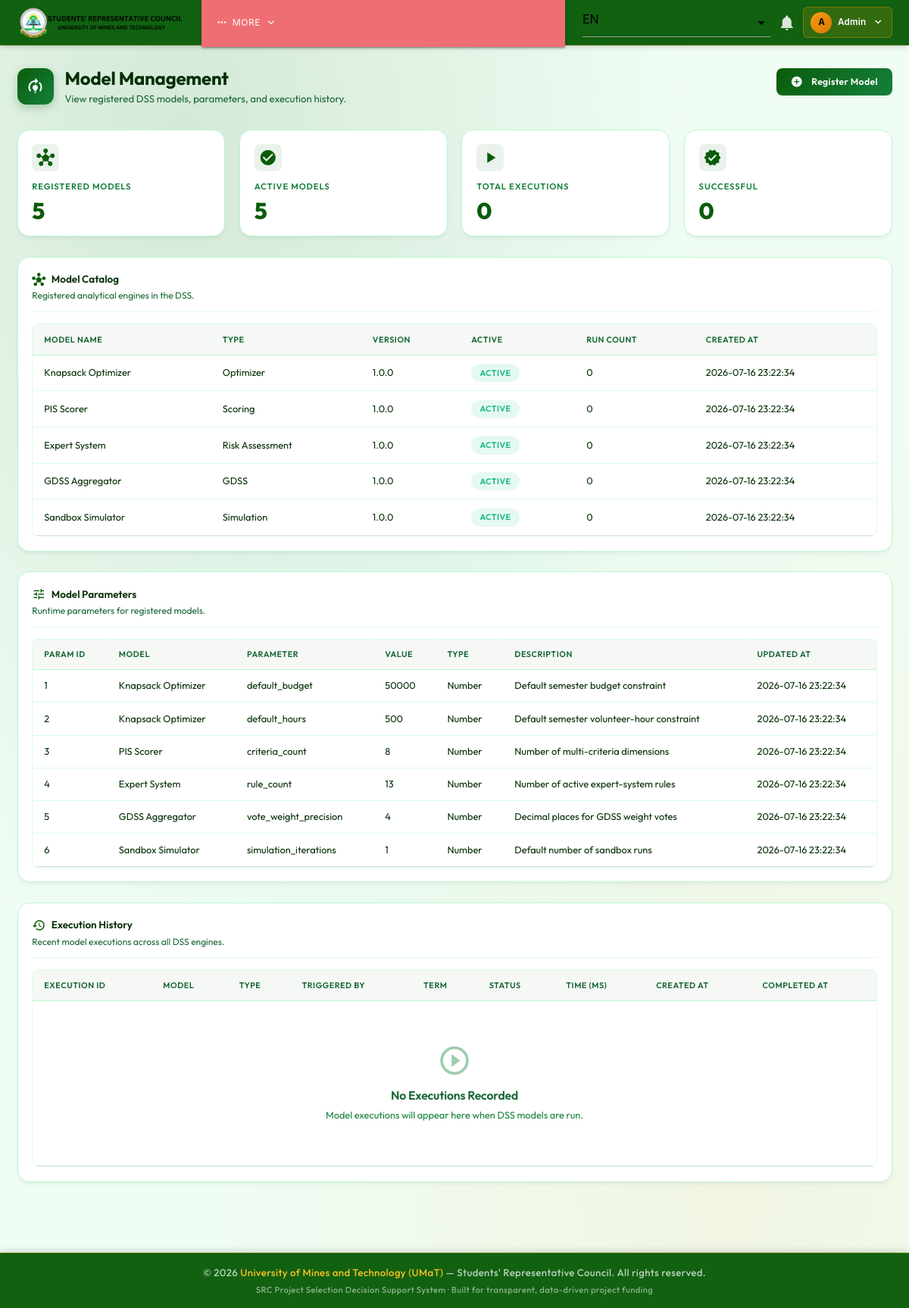
The page /views/model_management/admin_model_management.php (signed in) on the database its author committed.
### tables this page shows
CREATE TABLE dss_models (
    model_id      INT UNSIGNED AUTO_INCREMENT PRIMARY KEY,
    model_name    VARCHAR(255) NOT NULL,
    model_type    ENUM('Optimizer','Scoring','Risk Assessment','GDSS','Simulation') NOT NULL,
    description   TEXT NULL DEFAULT NULL,
    version       VARCHAR(50) NOT NULL DEFAULT '1.0.0',
    is_active     TINYINT(1) NOT NULL DEFAULT 1,
    created_at    TIMESTAMP NOT NULL DEFAULT CURRENT_TIMESTAMP,
    updated_at    TIMESTAMP NOT NULL DEFAULT CURRENT_TIMESTAMP ON UPDATE CURRENT_TIMESTAMP
);

CREATE TABLE model_parameters (
    param_id      INT UNSIGNED AUTO_INCREMENT PRIMARY KEY,
    model_id      INT UNSIGNED NOT NULL,
    param_name    VARCHAR(255) NOT NULL,
    param_value   TEXT NOT NULL,
    param_type    ENUM('Number','String','Boolean','JSON') NOT NULL DEFAULT 'String',
    description   TEXT NULL DEFAULT NULL,
    updated_at    TIMESTAMP NOT NULL DEFAULT CURRENT_TIMESTAMP ON UPDATE CURRENT_TIMESTAMP,
    CONSTRAINT fk_model_parameters_model FOREIGN KEY (model_id)
        REFERENCES dss_models (model_id) ON DELETE CASCADE ON UPDATE CASCADE,
    UNIQUE KEY unique_model_param (model_id, param_name)
);

### services/model_management/ModelManagementService.php (called while the page is built, shortened)
<?php
class ModelManagementService
{
    private PDO $pdo;
    public function __construct(PDO $pdo)
    {
        $this->pdo = $pdo;
    }
    public function getModelCatalog(): array
    {
        $stmt = $this->pdo->query(
            'SELECT dss_models.*, COUNT(model_executions.execution_id) AS run_count
             FROM dss_models
             LEFT JOIN model_executions ON model_executions.model_id = dss_models.model_id
             GROUP BY dss_models.model_id
             ORDER BY dss_models.created_at ASC'
        );
        return $stmt->fetchAll();
    }
    public function getModelParameters(int $modelId): array
    {
        $stmt = $this->pdo->prepare(
            'SELECT * FROM model_parameters WHERE model_id = :model_id ORDER BY param_name ASC'
        );
        $stmt->execute([':model_id' => $modelId]);
        return $stmt->fetchAll();
    }
    public function getExecutionHistory(int $limit = 50): array
    {
        $stmt = $this->pdo->prepare(
            'SELECT model_executions.*, dss_models.model_name, dss_models.model_type, src_users.username AS triggered_by_username
             FROM model_executions
             INNER JOIN dss_models ON dss_models.model_id = model_executions.model_id
             INNER JOIN src_users ON src_users.user_id = model_executions.triggered_by
             ORDER BY model_executions.created_at DESC
             LIMIT :limit'
        );
        $stmt->bindValue(':limit', $limit, PDO::PARAM_INT);
        $stmt->execute();
        return $stmt->fetchAll();
    }
}

### views/model_management/admin_model_management.php (the view, shortened to what this page needs)
<?php
require_once '../../includes/header.php';
require_once __DIR__ . '/../../services/model_management/ModelManagementService.php';
$modelService = new ModelManagementService($pdo);
$catalog = $modelService->getModelCatalog();
$executions = $modelService->getExecutionHistory();
$activeModels = count(array_filter($catalog, function($m) { return (int) $m['is_active'] === 1; }));
$totalExecutions = count($executions);
$successfulExecutions = count(array_filter($executions, function($e) { return strtolower($e['status'] ?? '') === 'completed'; }));
?>
<div class="admin-page-header">
    <div class="admin-page-header-content">
        <div class="admin-page-header-icon">
            <i class="material-icons">model_training</i>
        </div>
        <div class="admin-page-header-text">
            <h1>Model Management</h1>
            <p>View registered DSS models, parameters, and execution history.</p>
        </div>
    </div>
    <div class="admin-page-actions">
        <a href="javascript:void(0)" class="btn green" onclick="M.toast({html: 'Register model feature coming soon', classes: 'green'})">
            <i class="material-icons left">add_circle</i>Register Model
        </a>
    </div>
</div>
<div class="admin-stats-grid">
    <div class="admin-stat-card">
        <div class="admin-stat-icon"><i class="material-icons">hub</i></div>
        <div class="admin-stat-label">Registered Models</div>
        <div class="admin-stat-value"><?= (int) count($catalog) ?></div>
    </div>
    <div class="admin-stat-card">
        <div class="admin-stat-icon"><i class="material-icons">check_circle</i></div>
        <div class="admin-stat-label">Active Models</div>
        <div class="admin-stat-value"><?= (int) $activeModels ?></div>
    </div>
    <div class="admin-stat-card">
        <div class="admin-stat-icon"><i class="material-icons">play_arrow</i></div>
        <div class="admin-stat-label">Total Executions</div>
        <div class="admin-stat-value"><?= (int) $totalExecutions ?></div>
    </div>
    <div class="admin-stat-card">
        <div class="admin-stat-icon"><i class="material-icons">verified</i></div>
        <div class="admin-stat-label">Successful</div>
        <div class="admin-stat-value"><?= (int) $successfulExecutions ?></div>
    </div>
</div>
<div class="admin-table-card">
    <div class="admin-table-card-header">
        <div>
            <div class="admin-table-card-title"><i class="material-icons">hub</i> Model Catalog</div>
            <div class="admin-table-card-subtitle">Registered analytical engines in the DSS.</div>
        </div>
    </div>
    <div class="admin-table-wrapper">
        <table>
            <thead>
                <tr>
                    <th>Model Name</th>
                    <th>Type</th>
                    <th>Version</th>
                    <th>Active</th>
                    <th>Run Count</th>
                    <th>Created At</th>
                </tr>
            </thead>
            <tbody>
                <?php if ($catalog === []): ?>
                    <tr>
                        <td colspan="6">
                            <div class="admin-empty-state">
                                <i class="material-icons">memory</i>
                                <h4>No Models Registered</h4>
                                <p>Register DSS models to see them here.</p>
                            </div>
                        </td>
                    </tr>
                <?php else: ?>
                    <?php foreach ($catalog as $model): ?>
                        <tr>
                            <td><?= htmlspecialchars($model['model_name'], ENT_QUOTES, 'UTF-8') ?></td>
                            <td><?= htmlspecialchars($model['model_type'], ENT_QUOTES, 'UTF-8') ?></td>
                            <td><?= htmlspecialchars($model['version'], ENT_QUOTES, 'UTF-8') ?></td>
                            <td>
                                <span class="admin-badge admin-badge-<?= (int) $model['is_active'] === 1 ? 'success' : 'neutral' ?>">
                                    <?= (int) $model['is_active'] === 1 ? 'Active' : 'Inactive' ?>
                                </span>
                            </td>
                            <td><?= (int) $model['run_count'] ?></td>
                            <td><?= htmlspecialchars($model['created_at'], ENT_QUOTES, 'UTF-8') ?></td>
                        </tr>
                    <?php endforeach; ?>
                <?php endif; ?>
            </tbody>
        </table>
    </div>
</div>
<div class="admin-table-card">
    <div class="admin-table-card-header">
        <div>
            <div class="admin-table-card-title"><i class="material-icons">tune</i> Model Parameters</div>
            <div class="admin-table-card-subtitle">Runtime parameters for registered models.</div>
        </div>
    </div>
    <div class="admin-table-wrapper">
        <table>
            <thead>
                <tr>
                    <th>Param ID</th>
                    <th>Model</th>
                    <th>Parameter</th>
                    <th>Value</th>
                    <th>Type</th>
                    <th>Description</th>
                    <th>Updated At</th>
                </tr>
            </thead>
            <tbody>
                <?php
                $allParams = [];
                foreach ($catalog as $model) {
                    $params = $modelService->getModelParameters((int) $model['model_id']);
                    foreach ($params as $param) {
                        $param['model_name'] = $model['model_name'];
                        $allParams[] = $param;
                    }
                }
                if ($allParams === []):
                ?>
                    <tr>
                        <td colspan="7">
                            <div class="admin-empty-state">
                                <i class="material-icons">settings</i>
                                <h4>No Parameters Configured</h4>
                                <p>Model parameters will appear here once configured.</p>
                            </div>
                        </td>
                    </tr>
                <?php else: ?>
                    <?php foreach ($allParams as $param): ?>
                        <tr>
                            <td><?= (int) $param['param_id'] ?></td>
                            <td><?= htmlspecialchars($param['model_name'], ENT_QUOTES, 'UTF-8') ?></td>
                            <td><?= htmlspecialchars($param['param_name'], ENT_QUOTES, 'UTF-8') ?></td>
                            <td><?= htmlspecialchars($param['param_value'], ENT_QUOTES, 'UTF-8') ?></td>
                            <td><?= htmlspecialchars($param['param_type'], ENT_QUOTES, 'UTF-8') ?></td>
                            <td><?= htmlspecialchars($param['description'], ENT_QUOTES, 'UTF-8') ?></td>
                            <td><?= htmlspecialchars($param['updated_at'], ENT_QUOTES, 'UTF-8') ?></td>
                        </tr>
                    <?php endforeach; ?>
                <?php endif; ?>
            </tbody>
        </table>
    </div>
</div>
<div class="admin-table-card">
    <div class="admin-table-card-header">
        <div>
            <div class="admin-table-card-title"><i class="material-icons">history</i> Execution History</div>
            <div class="admin-table-card-subtitle">Recent model executions across all DSS engines.</div>
        </div>
    </div>
    <div class="admin-table-wrapper">
        <table>
            <thead>
                <tr>
                    <th>Execution ID</th>
                    <th>Model</th>
                    <th>Type</th>
                    <th>Triggered By</th>
                    <th>Term</th>
                    <th>Status</th>
                    <th>Time (ms)</th>
                    <th>Created At</th>
                    <th>Completed At</th>
                </tr>
            </thead>
            <tbody>
                <?php if ($executions === []): ?>
                    <tr>
                        <td colspan="9">
                            <div class="admin-empty-state">
                                <i class="material-icons">play_circle_outline</i>
                                <h4>No Executions Recorded</h4>
                                <p>Model executions will appear here when DSS models are run.</p>
                            </div>
                        </td>
                    </tr>
                <?php endif; ?>
            </tbody>
        </table>
    </div>
</div>
<?php require_once '../../includes/footer.php'; ?>

### rows shown on the page
dss_models: model_name "Knapsack Optimizer", model_type "Optimizer", version "1.0.0", is_active "ACTIVE", run_count "0", created_at "2026-07-16 23:22:34"
dss_models: model_name "PIS Scorer", model_type "Scoring", version "1.0.0", is_active "ACTIVE", run_count "0", created_at "2026-07-16 23:22:34"
dss_models: model_name "Expert System", model_type "Risk Assessment", version "1.0.0", is_active "ACTIVE", run_count "0", created_at "2026-07-16 23:22:34"
dss_models: model_name "GDSS Aggregator", model_type "GDSS", version "1.0.0", is_active "ACTIVE", run_count "0", created_at "2026-07-16 23:22:34"
dss_models: model_name "Sandbox Simulator", model_type "Simulation", version "1.0.0", is_active "ACTIVE", run_count "0", created_at "2026-07-16 23:22:34"
model_parameters: param_id "1", model_name "Knapsack Optimizer", param_name "default_budget", param_value "50000", param_type "Number", description "Default semester budget constraint", updated_at "2026-07-16 23:22:34"
model_parameters: param_id "2", model_name "Knapsack Optimizer", param_name "default_hours", param_value "500", param_type "Number", description "Default semester volunteer-hour constraint", updated_at "2026-07-16 23:22:34"
model_parameters: param_id "3", model_name "PIS Scorer", param_name "criteria_count", param_value "8", param_type "Number", description "Number of multi-criteria dimensions", updated_at "2026-07-16 23:22:34"
model_parameters: param_id "4", model_name "Expert System", param_name "rule_count", param_value "13", param_type "Number", description "Number of active expert-system rules", updated_at "2026-07-16 23:22:34"
model_parameters: param_id "5", model_name "GDSS Aggregator", param_name "vote_weight_precision", param_value "4", param_type "Number", description "Decimal places for GDSS weight votes", updated_at "2026-07-16 23:22:34"
model_parameters: param_id "6", model_name "Sandbox Simulator", param_name "simulation_iterations", param_value "1", param_type "Number", description "Default number of sandbox runs", updated_at "2026-07-16 23:22:34"

### other values the page prints
$avatarInitial "A"
$profileName "Admin"
count($catalog) "5"
$activeModels "5"
$totalExecutions "0"
$successfulExecutions "0"
